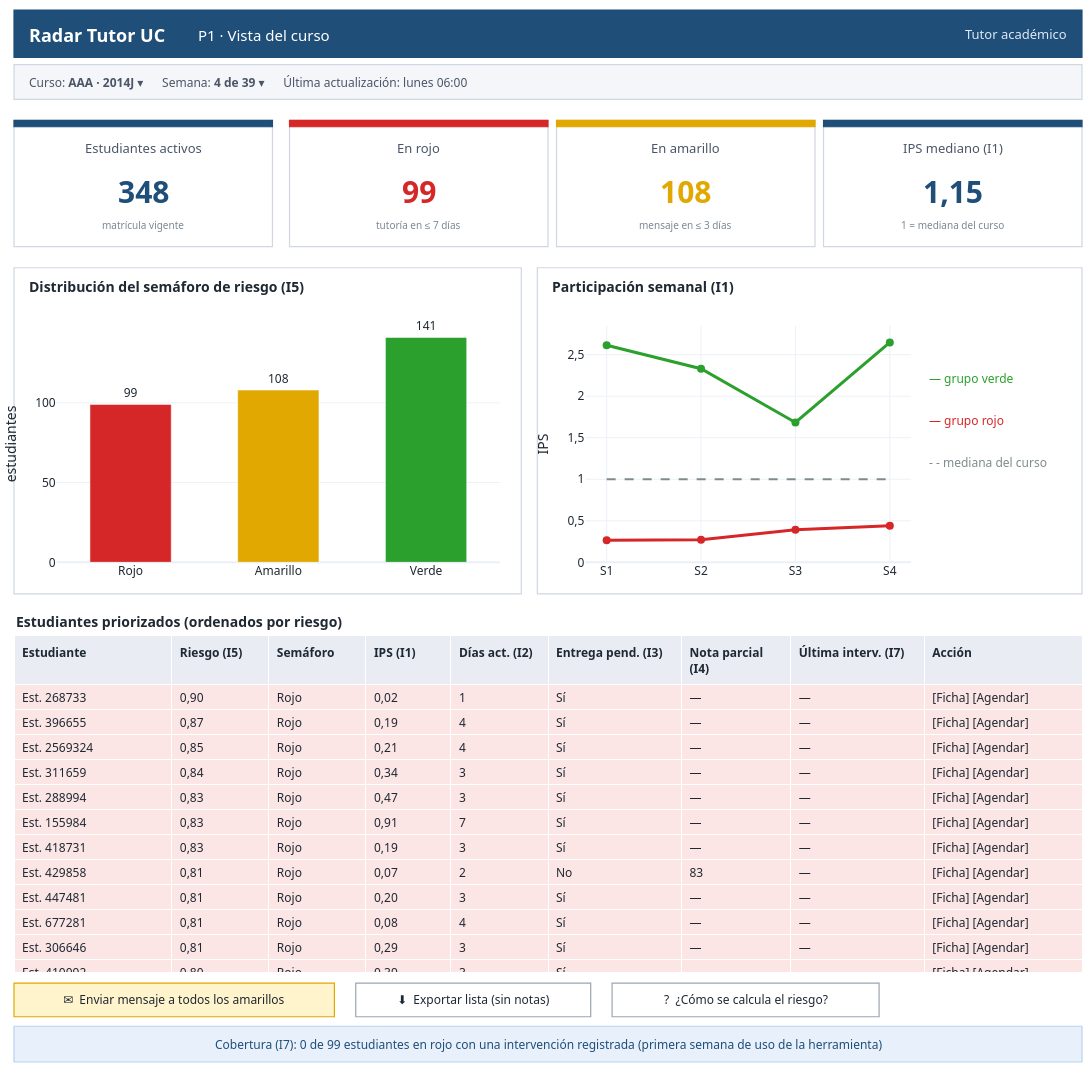

Notebook code cell kept with this figure:
### Markdown cell above
### P1 · Vista del curso (tutor)

Esta es la pantalla principal. Muestra: ① las tarjetas del curso, ② el semáforo `I5`, ③ la participación semanal `I1` por grupo, ④ la lista priorizada de estudiantes con sus indicadores, ⑤–⑥ las acciones disponibles y ⑦ la cobertura `I7`.

### Code cell
def pantalla_p1(c):
    fig = lienzo(1080)
    barra_superior(fig, "P1 · Vista del curso", "Tutor académico",
                   f"Curso: <b>{CURSO[0]} · {CURSO[1]}</b> ▾      Semana: <b>4 de {dur_semanas}</b> ▾      "
                   "Última actualización: lunes 06:00")
    n = c.semaforo.value_counts().reindex(["Rojo", "Amarillo", "Verde"], fill_value=0)
    kp = [("Estudiantes activos", len(c), COLOR["azul"], "matrícula vigente"),
          ("En rojo", n["Rojo"], COLOR["Rojo"], "tutoría en ≤ 7 días"),
          ("En amarillo", n["Amarillo"], COLOR["Amarillo"], "mensaje en ≤ 3 días"),
          ("IPS mediano (I1)", dec(c.ips_prom.median()), COLOR["azul"], "1 = mediana del curso")]
    for i, (t, val, col, nota) in enumerate(kp):
        x0 = i * 0.25 + (0 if i == 0 else 0.008)
        kpi(fig, x0, x0 + 0.242, 0.775, 0.895, t, val, col, nota)

    # ② semáforo
    rect(fig, 0, 0.445, 0.475, 0.755)
    texto(fig, 0.012, 0.748, "Distribución del semáforo de riesgo (I5)", 14, bold=True)
    xa, ya = ejes(fig, 1, [0.04, 0.455], [0.475, 0.70], ya=dict(title="estudiantes", gridcolor="#eef1f5"))
    fig.add_trace(go.Bar(x=n.index, y=n.values, marker_color=[COLOR[k] for k in n.index], text=n.values,
                         textposition="outside", cliponaxis=False, xaxis=xa, yaxis=ya, width=0.55))

    # ③ participación semanal
    rect(fig, 0.49, 0.445, 1, 0.755)
    texto(fig, 0.502, 0.748, "Participación semanal (I1)", 14, bold=True)
    xa, ya = ejes(fig, 2, [0.535, 0.84], [0.475, 0.70],
                  xa=dict(tickvals=SEMANAS, ticktext=[f"S{s}" for s in SEMANAS]),
                  ya=dict(title="IPS", gridcolor="#eef1f5", rangemode="tozero"))
    fig.add_trace(go.Scatter(x=SEMANAS, y=[1] * 4, mode="lines", line=dict(color=COLOR["gris"], dash="dash"),
                             xaxis=xa, yaxis=ya))
    for grupo in ["Verde", "Rojo"]:
        fig.add_trace(go.Scatter(x=SEMANAS, y=c[c.semaforo == grupo][ips_cols].median().values,
                                 mode="lines+markers", line=dict(color=COLOR[grupo], width=3), marker=dict(size=8),
                                 xaxis=xa, yaxis=ya))
    for y, t, col in [(0.66, "— grupo verde", COLOR["Verde"]), (0.62, "— grupo rojo", COLOR["Rojo"]),
                      (0.58, "- - mediana del curso", COLOR["gris"])]:
        texto(fig, 0.855, y, t, 12, col)

    # ④ lista priorizada
    texto(fig, 0.0, 0.43, "Estudiantes priorizados (ordenados por riesgo)", 14, bold=True)
    top = c.sort_values("p_riesgo", ascending=False).head(12)
    fondo = {"Rojo": "#fbe5e5", "Amarillo": "#fff4cc", "Verde": "#e6f4e6"}
    fig.add_trace(go.Table(
        domain=dict(x=[0, 1], y=[0.085, 0.405]),
        columnwidth=[1.3, 0.8, 0.8, 0.7, 0.8, 1.1, 0.9, 1.1, 1.3],
        header=dict(values=["<b>Estudiante</b>", "<b>Riesgo (I5)</b>", "<b>Semáforo</b>", "<b>IPS (I1)</b>",
                            "<b>Días act. (I2)</b>", "<b>Entrega pend. (I3)</b>", "<b>Nota parcial (I4)</b>",
                            "<b>Última interv. (I7)</b>", "<b>Acción</b>"],
                    fill_color="#e9edf3", align="left", font=dict(size=12), height=30),
        cells=dict(values=[[f"Est. {i}" for i in top.id_student], top.p_riesgo.map(dec), top.semaforo,
                           top.ips_prom.map(dec), top.dias_activos,
                           top.entrega_pendiente.map({1: "Sí", 0: "No"}),
                           top.nota_prom.map(lambda x: "—" if pd.isna(x) else f"{x:.0f}"), ["—"] * len(top),
                           ["[Ficha] [" + ("Agendar" if s == "Rojo" else "Mensaje") + "]" for s in top.semaforo]],
                   fill_color=[[fondo[s] for s in top.semaforo]], align="left", height=25, font=dict(size=12))))

    # ⑤ ⑥ acciones y ⑦ cobertura
    boton(fig, 0.0, 0.043, 0.30, "✉  Enviar mensaje a todos los amarillos", relleno="#fff4cc", borde=COLOR["Amarillo"])
    boton(fig, 0.32, 0.043, 0.22, "⬇  Exportar lista (sin notas)")
    boton(fig, 0.56, 0.043, 0.25, "?  ¿Cómo se calcula el riesgo?")
    rect(fig, 0, 0.0, 1, 0.034, relleno="#e8f1fb", borde="#b9d3ee")
    texto(fig, 0.5, 0.017, f"Cobertura (I7): 0 de {n['Rojo']} estudiantes en rojo con una intervención registrada "
                          "(primera semana de uso de la herramienta)", 12, "#1f4e79", xanchor="center", yanchor="middle")
    return fig

fig_p1 = pantalla_p1(c)
fig_p1.write_html("tablero_P1.html", include_plotlyjs="cdn")
fig_p1.show()

### Figure 1 — Plotly figure (JSON) as saved in the notebook; plotly's stock layout.template omitted (floating-point values rounded to 4 significant figures)
{"data": [{"cliponaxis": false, "marker": {"color": ["#d62728", "#e0a800", "#2ca02c"]}, "text": [99.0, 108.0, 141.0], "textposition": "outside", "type": "bar", "width": 0.55, "x": ["Rojo", "Amarillo", "Verde"], "xaxis": "x", "y": [99, 108, 141], "yaxis": "y"}, {"line": {"color": "#7f8c8d", "dash": "dash"}, "mode": "lines", "type": "scatter", "x": [1, 2, 3, 4], "xaxis": "x2", "y": [1, 1, 1, 1], "yaxis": "y2"}, {"line": {"color": "#2ca02c", "width": 3}, "marker": {"size": 8}, "mode": "lines+markers", "type": "scatter", "x": [1, 2, 3, 4], "xaxis": "x2", "y": [2.612, 2.33, 1.684, 2.647], "yaxis": "y2"}, {"line": {"color": "#d62728", "width": 3}, "marker": {"size": 8}, "mode": "lines+markers", "type": "scatter", "x": [1, 2, 3, 4], "xaxis": "x2", "y": [0.2653, 0.2718, 0.3924, 0.4412], "yaxis": "y2"}, {"cells": {"align": "left", "fill": {"color": [["#fbe5e5", "#fbe5e5", "#fbe5e5", "#fbe5e5", "#fbe5e5", "#fbe5e5", "#fbe5e5", "#fbe5e5", "#fbe5e5", "#fbe5e5", "#fbe5e5", "#fbe5e5"]]}, "font": {"size": 12}, "height": 25, "values": [["Est. 268733", "Est. 396655", "Est. 2569324", "Est. 311659", "Est. 288994", "Est. 155984", "Est. 418731", "Est. 429858", "Est. 447481", "Est. 677281", "Est. 306646", "Est. 410092"], ["0,90", "0,87", "0,85", "0,84", "0,83", "0,83", "0,83", "0,81", "0,81", "0,81", "0,81", "0,80"], ["Rojo", "Rojo", "Rojo", "Rojo", "Rojo", "Rojo", "Rojo", "Rojo", "Rojo", "Rojo", "Rojo", "Rojo"], ["0,02", "0,19", "0,21", "0,34", "0,47", "0,91", "0,19", "0,07", "0,20", "0,08", "0,29", "0,39"], [1, 4, 4, 3, 3, 7, 3, 2, 3, 4, 3, 3], ["Sí", "Sí", "Sí", "Sí", "Sí", "Sí", "Sí", "No", "Sí", "Sí", "Sí", "Sí"], ["—", "—", "—", "—", "—", "—", "—", "83", "—", "—", "—", "—"], ["—", "—", "—", "—", "—", "—", "—", "—", "—", "—", "—", "—"], ["[Ficha] [Agendar]", "[Ficha] [Agendar]", "[Ficha] [Agendar]", "[Ficha] [Agendar]", "[Ficha] [Agendar]", "[Ficha] [Agendar]", "[Ficha] [Agendar]", "[Ficha] [Agendar]", "[Ficha] [Agendar]", "[Ficha] [Agendar]", "[Ficha] [Agendar]", "[Ficha] [Agendar]"]]}, "columnwidth": [1.3, 0.8, 0.8, 0.7, 0.8, 1.1, 0.9, 1.1, 1.3], "domain": {"x": [0, 1], "y": [0.085, 0.405]}, "header": {"align": "left", "fill": {"color": "#e9edf3"}, "font": {"size": 12}, "height": 30, "values": ["<b>Estudiante</b>", "<b>Riesgo (I5)</b>", "<b>Semáforo</b>", "<b>IPS (I1)</b>", "<b>Días act. (I2)</b>", "<b>Entrega pend. (I3)</b>", "<b>Nota parcial (I4)</b>", "<b>Última interv. (I7)</b>", "<b>Acción</b>"]}, "type": "table"}], "layout": {"annotations": [{"align": "left", "font": {"color": "white", "size": 18}, "showarrow": false, "text": "<b>Radar Tutor UC</b>", "x": 0.012, "xanchor": "left", "xref": "paper", "y": 0.99, "yanchor": "top", "yref": "paper"}, {"align": "left", "font": {"color": "white", "size": 15}, "showarrow": false, "text": "P1 · Vista del curso", "x": 0.17, "xanchor": "left", "xref": "paper", "y": 0.988, "yanchor": "top", "yref": "paper"}, {"align": "left", "font": {"color": "#dfe9f5", "size": 13}, "showarrow": false, "text": "Tutor académico", "x": 0.988, "xanchor": "right", "xref": "paper", "y": 0.988, "yanchor": "top", "yref": "paper"}, {"align": "left", "font": {"color": "#4a5568", "size": 12}, "showarrow": false, "text": "Curso: <b>AAA · 2014J</b> ▾      Semana: <b>4 de 39</b> ▾      Última actualización: lunes 06:00", "x": 0.012, "xanchor": "left", "xref": "paper", "y": 0.941, "yanchor": "top", "yref": "paper"}, {"align": "left", "font": {"color": "#4a5568", "size": 13}, "showarrow": false, "text": "Estudiantes activos", "x": 0.121, "xanchor": "center", "xref": "paper", "y": 0.879, "yanchor": "top", "yref": "paper"}, {"align": "left", "font": {"color": "#1f4e79", "size": 30}, "showarrow": false, "text": "<b>348</b>", "x": 0.121, "xanchor": "center", "xref": "paper", "y": 0.827, "yanchor": "middle", "yref": "paper"}, {"align": "left", "font": {"color": "#7b8794", "size": 10}, "showarrow": false, "text": "matrícula vigente", "x": 0.121, "xanchor": "center", "xref": "paper", "y": 0.787, "yanchor": "bottom", "yref": "paper"}, {"align": "left", "font": {"color": "#4a5568", "size": 13}, "showarrow": false, "text": "En rojo", "x": 0.379, "xanchor": "center", "xref": "paper", "y": 0.879, "yanchor": "top", "yref": "paper"}, {"align": "left", "font": {"color": "#d62728", "size": 30}, "showarrow": false, "text": "<b>99</b>", "x": 0.379, "xanchor": "center", "xref": "paper", "y": 0.827, "yanchor": "middle", "yref": "paper"}, {"align": "left", "font": {"color": "#7b8794", "size": 10}, "showarrow": false, "text": "tutoría en ≤ 7 días", "x": 0.379, "xanchor": "center", "xref": "paper", "y": 0.787, "yanchor": "bottom", "yref": "paper"}, {"align": "left", "font": {"color": "#4a5568", "size": 13}, "showarrow": false, "text": "En amarillo", "x": 0.629, "xanchor": "center", "xref": "paper", "y": 0.879, "yanchor": "top", "yref": "paper"}, {"align": "left", "font": {"color": "#e0a800", "size": 30}, "showarrow": false, "text": "<b>108</b>", "x": 0.629, "xanchor": "center", "xref": "paper", "y": 0.827, "yanchor": "middle", "yref": "paper"}, {"align": "left", "font": {"color": "#7b8794", "size": 10}, "showarrow": false, "text": "mensaje en ≤ 3 días", "x": 0.629, "xanchor": "center", "xref": "paper", "y": 0.787, "yanchor": "bottom", "yref": "paper"}, {"align": "left", "font": {"color": "#4a5568", "size": 13}, "showarrow": false, "text": "IPS mediano (I1)", "x": 0.879, "xanchor": "center", "xref": "paper", "y": 0.879, "yanchor": "top", "yref": "paper"}, {"align": "left", "font": {"color": "#1f4e79", "size": 30}, "showarrow": false, "text": "<b>1,15</b>", "x": 0.879, "xanchor": "center", "xref": "paper", "y": 0.827, "yanchor": "middle", "yref": "paper"}, {"align": "left", "font": {"color": "#7b8794", "size": 10}, "showarrow": false, "text": "1 = mediana del curso", "x": 0.879, "xanchor": "center", "xref": "paper", "y": 0.787, "yanchor": "bottom", "yref": "paper"}, {"align": "left", "font": {"color": "#1f2933", "size": 14}, "showarrow": false, "text": "<b>Distribución del semáforo de riesgo (I5)</b>", "x": 0.012, "xanchor": "left", "xref": "paper", "y": 0.748, "yanchor": "top", "yref": "paper"}, {"align": "left", "font": {"color": "#1f2933", "size": 14}, "showarrow": false, "text": "<b>Participación semanal (I1)</b>", "x": 0.502, "xanchor": "left", "xref": "paper", "y": 0.748, "yanchor": "top", "yref": "paper"}, {"align": "left", "font": {"color": "#2ca02c", "size": 12}, "showarrow": false, "text": "— grupo verde", "x": 0.855, "xanchor": "left", "xref": "paper", "y": 0.66, "yanchor": "top", "yref": "paper"}, {"align": "left", "font": {"color": "#d62728", "size": 12}, "showarrow": false, "text": "— grupo rojo", "x": 0.855, "xanchor": "left", "xref": "paper", "y": 0.62, "yanchor": "top", "yref": "paper"}, {"align": "left", "font": {"color": "#7f8c8d", "size": 12}, "showarrow": false, "text": "- - mediana del curso", "x": 0.855, "xanchor": "left", "xref": "paper", "y": 0.58, "yanchor": "top", "yref": "paper"}, {"align": "left", "font": {"color": "#1f2933", "size": 14}, "showarrow": false, "text": "<b>Estudiantes priorizados (ordenados por riesgo)</b>", "x": 0.0, "xanchor": "left", "xref": "paper", "y": 0.43, "yanchor": "top", "yref": "paper"}, {"align": "left", "font": {"color": "#1f2933", "size": 12}, "showarrow": false, "text": "✉  Enviar mensaje a todos los amarillos", "x": 0.15, "xanchor": "center", "xref": "paper", "y": 0.059, "yanchor": "middle", "yref": "paper"}, {"align": "left", "font": {"color": "#1f2933", "size": 12}, "showarrow": false, "text": "⬇  Exportar lista (sin notas)", "x": 0.43, "xanchor": "center", "xref": "paper", "y": 0.059, "yanchor": "middle", "yref": "paper"}, {"align": "left", "font": {"color": "#1f2933", "size": 12}, "showarrow": false, "text": "?  ¿Cómo se calcula el riesgo?", "x": 0.685, "xanchor": "center", "xref": "paper", "y": 0.059, "yanchor": "middle", "yref": "paper"}, {"align": "left", "font": {"color": "#1f4e79", "size": 12}, "showarrow": false, "text": "Cobertura (I7): 0 de 99 estudiantes en rojo con una intervención registrada (primera semana de uso de la herramienta)", "x": 0.5, "xanchor": "center", "xref": "paper", "y": 0.017, "yanchor": "middle", "yref": "paper"}], "font": {"color": "#1f2933", "family": "Segoe UI, Helvetica, Arial, sans-serif"}, "height": 1080, "margin": {"b": 10, "l": 10, "r": 10, "t": 10}, "paper_bgcolor": "white", "plot_bgcolor": "white", "shapes": [{"fillcolor": "#1f4e79", "layer": "below", "line": {"color": "#1f4e79", "width": 1.2}, "type": "rect", "x0": 0, "x1": 1, "xref": "paper", "y0": 0.955, "y1": 1, "yref": "paper"}, {"fillcolor": "#f4f6f9", "layer": "below", "line": {"color": "#d0d7e2", "width": 1.2}, "type": "rect", "x0": 0, "x1": 1, "xref": "paper", "y0": 0.915, "y1": 0.948, "yref": "paper"}, {"fillcolor": "white", "layer": "below", "line": {"color": "#d0d7e2", "width": 1.2}, "type": "rect", "x0": 0.0, "x1": 0.242, "xref": "paper", "y0": 0.775, "y1": 0.895, "yref": "paper"}, {"fillcolor": "#1f4e79", "layer": "below", "line": {"color": "#1f4e79", "width": 1.2}, "type": "rect", "x0": 0.0, "x1": 0.242, "xref": "paper", "y0": 0.889, "y1": 0.895, "yref": "paper"}, {"fillcolor": "white", "layer": "below", "line": {"color": "#d0d7e2", "width": 1.2}, "type": "rect", "x0": 0.258, "x1": 0.5, "xref": "paper", "y0": 0.775, "y1": 0.895, "yref": "paper"}, {"fillcolor": "#d62728", "layer": "below", "line": {"color": "#d62728", "width": 1.2}, "type": "rect", "x0": 0.258, "x1": 0.5, "xref": "paper", "y0": 0.889, "y1": 0.895, "yref": "paper"}, {"fillcolor": "white", "layer": "below", "line": {"color": "#d0d7e2", "width": 1.2}, "type": "rect", "x0": 0.508, "x1": 0.75, "xref": "paper", "y0": 0.775, "y1": 0.895, "yref": "paper"}, {"fillcolor": "#e0a800", "layer": "below", "line": {"color": "#e0a800", "width": 1.2}, "type": "rect", "x0": 0.508, "x1": 0.75, "xref": "paper", "y0": 0.889, "y1": 0.895, "yref": "paper"}, {"fillcolor": "white", "layer": "below", "line": {"color": "#d0d7e2", "width": 1.2}, "type": "rect", "x0": 0.758, "x1": 1.0, "xref": "paper", "y0": 0.775, "y1": 0.895, "yref": "paper"}, {"fillcolor": "#1f4e79", "layer": "below", "line": {"color": "#1f4e79", "width": 1.2}, "type": "rect", "x0": 0.758, "x1": 1.0, "xref": "paper", "y0": 0.889, "y1": 0.895, "yref": "paper"}, {"fillcolor": "white", "layer": "below", "line": {"color": "#d0d7e2", "width": 1.2}, "type": "rect", "x0": 0, "x1": 0.475, "xref": "paper", "y0": 0.445, "y1": 0.755, "yref": "paper"}, {"fillcolor": "white", "layer": "below", "line": {"color": "#d0d7e2", "width": 1.2}, "type": "rect", "x0": 0.49, "x1": 1, "xref": "paper", "y0": 0.445, "y1": 0.755, "yref": "paper"}, {"fillcolor": "#fff4cc", "layer": "below", "line": {"color": "#e0a800", "width": 1.2}, "type": "rect", "x0": 0.0, "x1": 0.3, "xref": "paper", "y0": 0.043, "y1": 0.075, "yref": "paper"}, {"fillcolor": "white", "layer": "below", "line": {"color": "#9aa5b1", "width": 1.2}, "type": "rect", "x0": 0.32, "x1": 0.54, "xref": "paper", "y0": 0.043, "y1": 0.075, "yref": "paper"}, {"fillcolor": "white", "layer": "below", "line": {"color": "#9aa5b1", "width": 1.2}, "type": "rect", "x0": 0.56, "x1": 0.81, "xref": "paper", "y0": 0.043, "y1": 0.075, "yref": "paper"}, {"fillcolor": "#e8f1fb", "layer": "below", "line": {"color": "#b9d3ee", "width": 1.2}, "type": "rect", "x0": 0, "x1": 1, "xref": "paper", "y0": 0.0, "y1": 0.034, "yref": "paper"}], "showlegend": false, "width": 1250, "xaxis": {"anchor": "y", "domain": [0.04, 0.455]}, "xaxis2": {"anchor": "y2", "domain": [0.535, 0.84], "ticktext": ["S1", "S2", "S3", "S4"], "tickvals": [1, 2, 3, 4]}, "yaxis": {"anchor": "x", "domain": [0.475, 0.7], "gridcolor": "#eef1f5", "title": {"text": "estudiantes"}}, "yaxis2": {"anchor": "x2", "domain": [0.475, 0.7], "gridcolor": "#eef1f5", "rangemode": "tozero", "title": {"text": "IPS"}}}}
